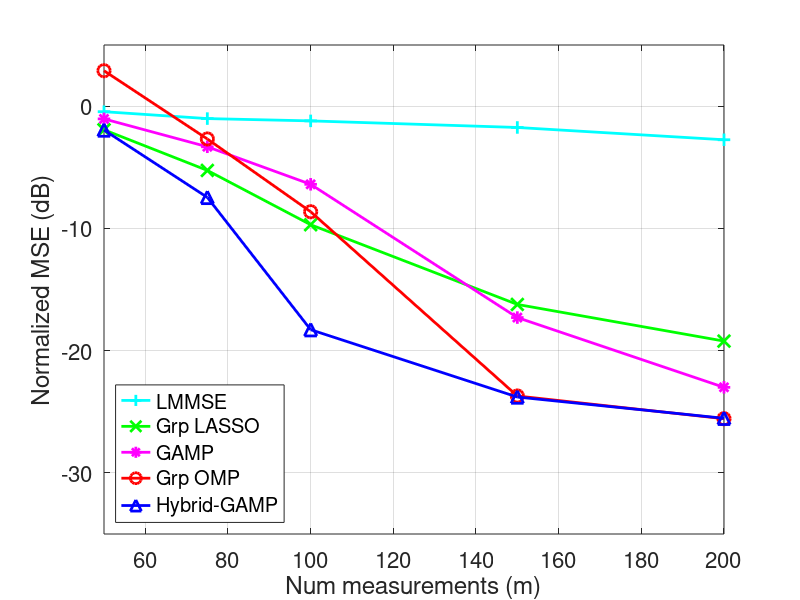

Reproduce this figure in MATLAB.
% Load data
load data/grpSparseSim_omp_amp;

MEAN_LIN = 1;
MEAN_DB = 2;
plotType = MEAN_LIN;

% Compute mean for each method
nmeasTest = length(nzTest);
nmeth = length(methTest0)+1;
mseMean = zeros(nmeasTest,nmeth);
for imeas = 1:nmeasTest
    
    % Lasso MSE
    if (plotType == MEAN_LIN)
        mseMean(imeas, 1) = 10*log10(mean( 10.^(0.1*mseOptGam(:,imeas))));
    else
        mseMean(imeas, 1) = mean( mseOptGam(:,imeas));
    end
    
    % GAMP and LS
    for imeth = 2:nmeth
        if (plotType == MEAN_LIN)
            mseMean(imeas, imeth) = 10*log10(mean( 10.^(0.1*mseMethTot{imeas}(:,imeth-1))));
        else
            mseMean(imeas, imeth) = mean( mseMethTot{imeas}(:,imeth-1));
        end
    end
    
end

xpow = -10;

markerType = {'x','+','^','o','*'};
colorType = {'g','c','b','r','m'};
figure(1); clf;
for imeth = [2 1 5 4 3]
    h = plot(nzTest, mseMean(:,imeth)-xpow, 's-');
    set(h, 'Marker', markerType{imeth});
    set(h, 'Color', colorType{imeth});
    set(h, 'LineWidth', 2);
    set(h, 'MarkerSize', 9);
    hold on;
end
hold off;
grid on;     
set(gca,'FontSize',16);
xlabel('Num measurements (m)');
ylabel('Normalized MSE (dB)');
axis([50 200 -35 5]);
legend('LMMSE','Grp LASSO','GAMP','Grp OMP','Hybrid-GAMP','Location','SouthWest');

print -depsc2 grpSparseSim
